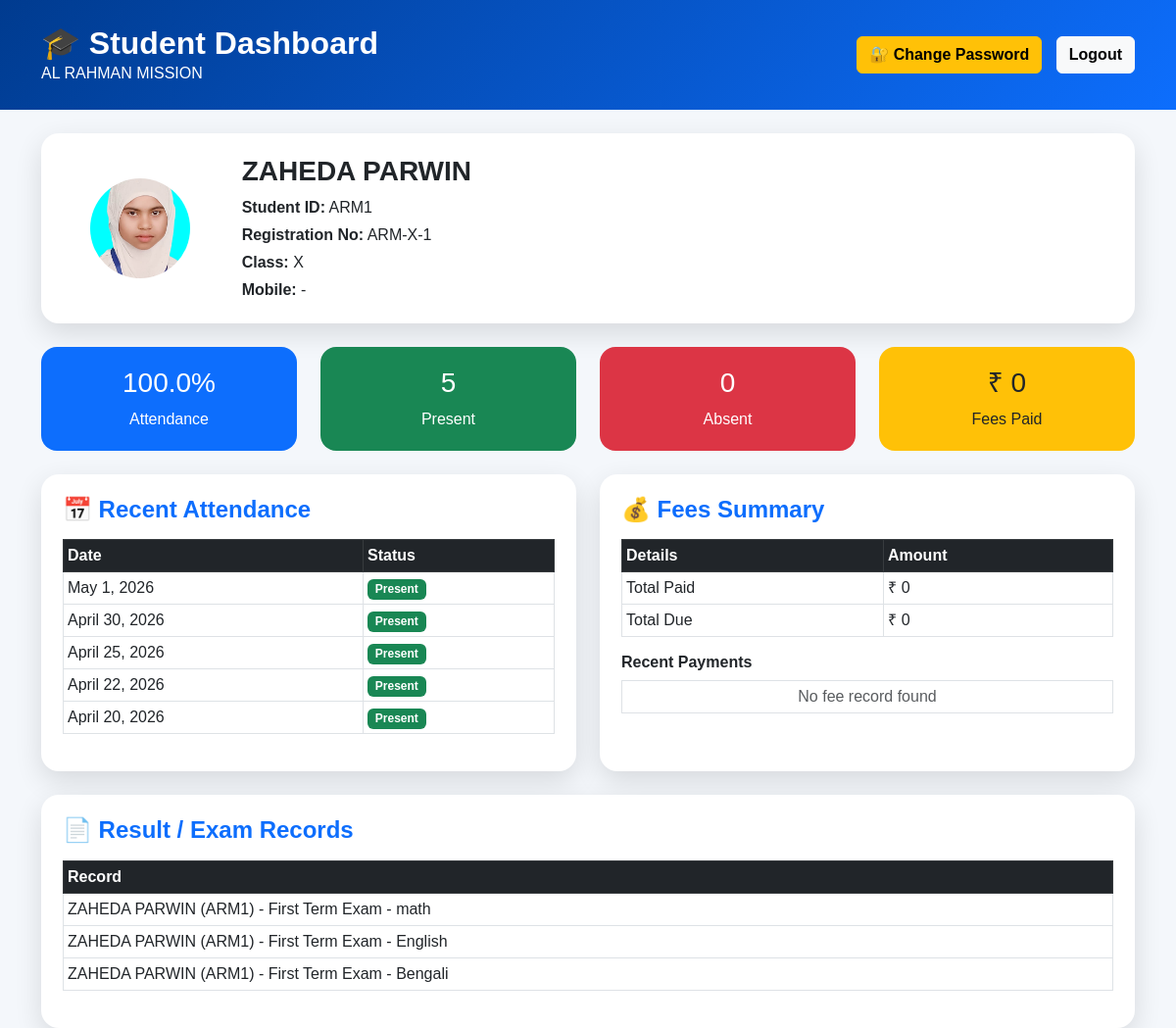
The app's page /students/dashboard/ (signed in) with its own data.
### students/models.py (models this page shows, shortened)
class Student(models.Model):
    student_id = models.CharField(max_length=20, unique=True, blank=True)
    registration_no = models.CharField(max_length=50, unique=True, blank=True)
    login_username = models.CharField(max_length=100, unique=True, blank=True, null=True)
    login_password = models.CharField(max_length=150, blank=True, null=True)
    login_enabled = models.BooleanField(default=True)
    student_name = models.CharField(max_length=150)
    admission_no = models.CharField(max_length=50, blank=True, null=True)
    admission_date = models.DateField()
    current_session = models.ForeignKey(
        AcademicSession,
        on_delete=models.SET_NULL,
        blank=True,
        null=True
    )
    class_assigned = models.ForeignKey(Class, on_delete=models.CASCADE)
    roll_no = models.PositiveIntegerField(blank=True, null=True)
    father_name = models.CharField(max_length=150, blank=True, null=True)
    mother_name = models.CharField(max_length=150, blank=True, null=True)
    guardian_name = models.CharField(max_length=150, blank=True, null=True)
    phone = models.CharField(max_length=20, blank=True, null=True)
    gender = models.CharField(
        max_length=20,
        choices=[
            ('Male', 'Male'),
            ('Female', 'Female'),
            ('Other', 'Other'),
        ],
        blank=True,
        null=True
    )
    date_of_birth = models.DateField(blank=True, null=True)
    aadhaar_number = models.CharField(max_length=30, blank=True, null=True)
    transport_required = models.BooleanField(default=False)
    transport_details = models.CharField(max_length=255, blank=True, null=True)
    previous_school = models.CharField(max_length=255, blank=True, null=True)
    address = models.TextField(blank=True, null=True)
    photo = models.ImageField(upload_to='students/', blank=True, null=True)
    is_active = models.BooleanField(default=True)
    sibling_of = models.ForeignKey(
        'self',
        on_delete=models.SET_NULL,
        blank=True,
        null=True,
        related_name='siblings'
    )
    created_at = models.DateTimeField(auto_now_add=True)
    def __str__(self):
        return f"{self.student_name} ({self.student_id})"

### academics/models.py (models this page shows)
class Class(models.Model):
    class_name = models.CharField(max_length=50)
    def __str__(self):
        return self.class_name

### attendance/models.py (models this page shows, shortened)
class StudentAttendance(models.Model):
    STATUS_CHOICES = [
        ('Present', 'Present'),
        ('Absent', 'Absent'),
        ('Late', 'Late'),
    ]
    student = models.ForeignKey(Student, on_delete=models.CASCADE)
    date = models.DateField()
    status = models.CharField(max_length=10, choices=STATUS_CHOICES, default='Present')
    remarks = models.CharField(max_length=255, null=True, blank=True)

### exams/models.py (models this page shows, shortened)
class ExamResult(models.Model):
    student = models.ForeignKey(Student, on_delete=models.CASCADE)
    exam = models.ForeignKey(Exam, on_delete=models.CASCADE)
    subject = models.CharField(max_length=100)
    written_marks = models.IntegerField(default=0)
    oral_marks = models.IntegerField(default=0)
    max_marks = models.IntegerField(default=100)
    class Meta:
        unique_together = ('student', 'exam', 'subject')
    def __str__(self):
        return f"{self.student} - {self.exam} - {self.subject}"

class Exam(models.Model):
    name = models.CharField(max_length=100)
    academic_session = models.CharField(max_length=20, default="2025-26")
    start_date = models.DateField(null=True, blank=True)
    end_date = models.DateField(null=True, blank=True)
    def __str__(self):
        return self.name

### students/views.py (the view)
# urls.py: path('dashboard/', views.student_dashboard, name='student_dashboard'),
def student_dashboard(request):
    student_id = request.session.get('student_id')
    if not student_id:
        return redirect('student_login')
    student = get_object_or_404(Student, pk=student_id)
    attendance_total = 0
    attendance_present = 0
    attendance_absent = 0
    attendance_percentage = 0
    recent_attendance = []
    try:
        from attendance.models import StudentAttendance
        attendance_qs = StudentAttendance.objects.filter(student=student).order_by('-date')
        attendance_total = attendance_qs.count()
        attendance_present = attendance_qs.filter(status='Present').count()
        attendance_absent = attendance_qs.filter(status='Absent').count()
        recent_attendance = attendance_qs[:10]
        if attendance_total > 0:
            attendance_percentage = round((attendance_present / attendance_total) * 100, 2)
    except Exception:
        pass
    total_paid = 0
    total_due = 0
    fee_records = []
    try:
        from fees.models import Fee
        fee_records = Fee.objects.filter(student=student).order_by('-id')[:10]
        total_paid = Fee.objects.filter(student=student).aggregate(total=Sum('amount_paid'))['total'] or 0
    except Exception:
        pass
    exam_records = []
    try:
        from exams.models import Result
        exam_records = Result.objects.filter(student=student).order_by('-id')[:10]
    except Exception:
        try:
            from exams.models import ExamResult
            exam_records = ExamResult.objects.filter(student=student).order_by('-id')[:10]
        except Exception:
            pass
    return render(request, 'students/student_dashboard.html', {
        'student': student,
        'attendance_total': attendance_total,
        'attendance_present': attendance_present,
        'attendance_absent': attendance_absent,
        'attendance_percentage': attendance_percentage,
        'recent_attendance': recent_attendance,
        'total_paid': total_paid,
        'total_due': total_due,
        'fee_records': fee_records,
        'exam_records': exam_records,
    })

### templates/students/student_dashboard.html (shortened to what this page needs)
<!DOCTYPE html>
<html>
<head>
    <link href="https://cdn.jsdelivr.net/npm/bootstrap@5.3.0/dist/css/bootstrap.min.css" rel="stylesheet">
</head>
<body>
<div class="top">
    <div class="container d-flex justify-content-between align-items-center">
        <div>
            <h2 class="fw-bold mb-0">🎓 Student Dashboard</h2>
            <p class="mb-0">AL RAHMAN MISSION</p>
        </div>
        <div>
            <a href="{% url 'student_change_password' %}" class="btn btn-warning fw-bold action-btn">
                🔐 Change Password
            </a>
            <a href="{% url 'student_logout' %}" class="btn btn-light fw-bold action-btn">
                Logout
            </a>
        </div>
    </div>
</div>
<div class="container mt-4">
    <div class="card-box mb-4">
        <div class="row align-items-center">
            <div class="col-md-2 text-center">
                {% if student.photo %}
                    <img src="{{ student.photo.url }}" class="profile-img">
                {% else %}
                    <div class="profile-img bg-primary text-white d-flex align-items-center justify-content-center mx-auto">
                        👤
                    </div>
                {% endif %}
            </div>
            <div class="col-md-10">
                <h3 class="fw-bold">{{ student.student_name }}</h3>
                <p class="mb-1"><strong>Student ID:</strong> {{ student.student_id }}</p>
                <p class="mb-1"><strong>Registration No:</strong> {{ student.registration_no }}</p>
                <p class="mb-1"><strong>Class:</strong> {{ student.class_assigned }}</p>
                <p class="mb-0"><strong>Mobile:</strong> {{ student.phone|default:"-" }}</p>
            </div>
        </div>
    </div>
    <div class="row g-4 mb-4">
        <div class="col-md-3">
            <div class="stat bg-primary">
                <h3>{{ attendance_percentage }}%</h3>
                <p class="mb-0">Attendance</p>
            </div>
        </div>
        <div class="col-md-3">
            <div class="stat bg-success">
                <h3>{{ attendance_present }}</h3>
                <p class="mb-0">Present</p>
            </div>
        </div>
        <div class="col-md-3">
            <div class="stat bg-danger">
                <h3>{{ attendance_absent }}</h3>
                <p class="mb-0">Absent</p>
            </div>
        </div>
        <div class="col-md-3">
            <div class="stat bg-warning text-dark">
                <h3>₹ {{ total_paid }}</h3>
                <p class="mb-0">Fees Paid</p>
            </div>
        </div>
    </div>
    <div class="row g-4">
        <div class="col-md-6">
            <div class="card-box">
                <h4 class="fw-bold text-primary">📅 Recent Attendance</h4>
                <table class="table table-bordered table-sm mt-3">
                    <thead class="table-dark">
                        <tr>
                            <th>Date</th>
                            <th>Status</th>
                        </tr>
                    </thead>
                    <tbody>
                        {% for a in recent_attendance %}
                        <tr>
                            <td>{{ a.date }}</td>
                            <td>
                                {% if a.status == "Present" %}
                                    <span class="badge bg-success">Present</span>
                                {% elif a.status == "Absent" %}
                                    <span class="badge bg-danger">Absent</span>
                                {% else %}
                                    <span class="badge bg-secondary">{{ a.status }}</span>
                                {% endif %}
                            </td>
                        </tr>
                        {% empty %}
                        <tr>
                            <td colspan="2" class="text-center text-muted">No attendance found</td>
                        </tr>
                        {% endfor %}
                    </tbody>
                </table>
            </div>
        </div>
        <div class="col-md-6">
            <div class="card-box">
                <h4 class="fw-bold text-primary">💰 Fees Summary</h4>
                <table class="table table-bordered table-sm mt-3">
                    <thead class="table-dark">
                        <tr>
                            <th>Details</th>
                            <th>Amount</th>
                        </tr>
                    </thead>
                    <tbody>
                        <tr>
                            <td>Total Paid</td>
                            <td>₹ {{ total_paid }}</td>
                        </tr>
                        <tr>
                            <td>Total Due</td>
                            <td>₹ {{ total_due }}</td>
                        </tr>
                    </tbody>
                </table>
                <h6 class="fw-bold mt-3">Recent Payments</h6>
                <table class="table table-bordered table-sm">
                    <tbody>
                        {% for f in fee_records %}
                        <tr>
                            <td>{{ f }}</td>
                        </tr>
                        {% empty %}
                        <tr>
                            <td class="text-center text-muted">No fee record found</td>
                        </tr>
                        {% endfor %}
                    </tbody>
                </table>
            </div>
        </div>
        <div class="col-md-12">
            <div class="card-box">
                <h4 class="fw-bold text-primary">📄 Result / Exam Records</h4>
                <table class="table table-bordered table-sm mt-3">
                    <thead class="table-dark">
                        <tr>
                            <th>Record</th>
                        </tr>
                    </thead>
                    <tbody>
                        {% for r in exam_records %}
                        <tr>
                            <td>{{ r }}</td>
                        </tr>
                        {% empty %}
                        <tr>
                            <td class="text-center text-muted">No result found</td>
                        </tr>
                        {% endfor %}
                    </tbody>
                </table>
            </div>
        </div>
    </div>
</div>
</body>
</html>

### templates/students/student_dashboard.html (style rules this page uses)
body { background:#f4f7fb; font-family:Arial, sans-serif; }
.top { background:linear-gradient(135deg,#003b8f,#0d6efd); color:white; padding:25px; }
.card-box { background:white; border-radius:18px; padding:22px; box-shadow:0 10px 28px rgba(0,0,0,.12); height:100%; }
.profile-img { width:110px; height:110px; object-fit:cover; border-radius:50%; border:4px solid white; }
.stat { border-radius:16px; padding:20px; color:white; text-align:center; }
.action-btn { margin-left:10px; }

### records on screen
Student: photo (picture), student_name "ZAHEDA PARWIN", student_id "ARM1", registration_no "ARM-X-1", class_assigned "X", phone "-"
StudentAttendance: date "May 1, 2026", status "Present"
StudentAttendance: date "April 30, 2026", status "Present"
StudentAttendance: date "April 25, 2026", status "Present"
StudentAttendance: date "April 22, 2026", status "Present"
StudentAttendance: date "April 20, 2026", status "Present"
ExamResult: student+exam+subject "ZAHEDA PARWIN (ARM1) - First Term Exam - math"
ExamResult: student+exam+subject "ZAHEDA PARWIN (ARM1) - First Term Exam - English"
ExamResult: student+exam+subject "ZAHEDA PARWIN (ARM1) - First Term Exam - Bengali"

### other values on screen
{{ attendance_percentage }} "100.0"
{{ attendance_present }} "5"
{{ attendance_absent }} "0"
{{ total_paid }} "0"
{{ total_due }} "0"
